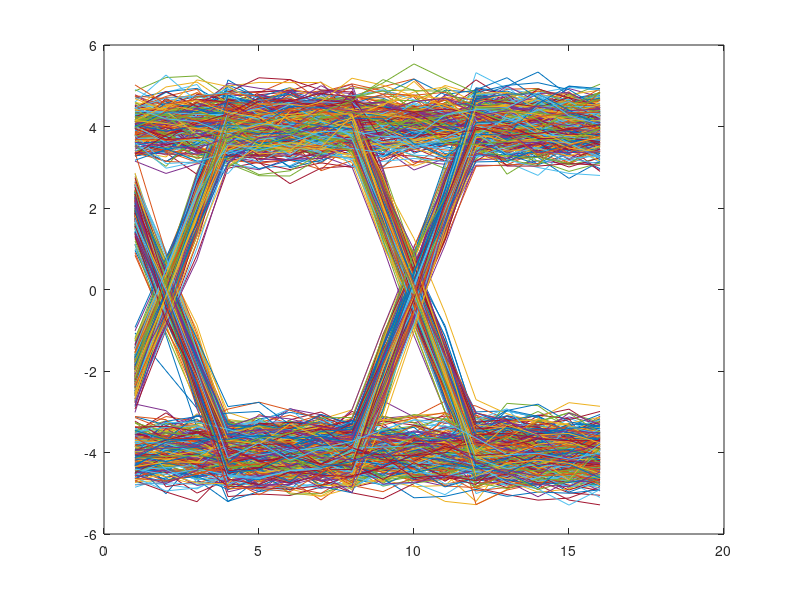

MATLAB code to generate this figure:
clear all;
close all;

alpha = 0.33;
L = 15;
Fe = 24000;
Rb = 3000;%Débit binaire
Tb = 1/Rb;
Te = 1/Fe;
N = 2000;
V = 1;

%Génération de bits

r = randi([0 1],N,1)';

%%Modulateur 1:

Ts = Tb;
Ns = Ts*Fe;

%Mapping

map = 2*V*r-V;

%Création du filtre (rectangle de largeur Ts)

h = ones(1, Ns);

%Filtrage
A = zeros(1, Ns - 1);
mapSe = kron(map, [1 A]);
signal = filter(h, 1, mapSe);



signalmodule = signal;
M = 2;
rabb = 100;
Psig = mean(abs(signalmodule).^2);
sigman = sqrt(Psig*Ns/(2*(log(M)/log(2))*rabb));
bruit = sigman*randn(1,length(signalmodule));
signalmodulebruite = signalmodule + bruit;

h = ones(1, floor(Ns/2));
signaldemodulebruit = filter(h, 1, signalmodulebruite);

n0 = Ns/2;%L'opti est 3/4*Ns
Ebruit = signaldemodulebruit(n0:Ns:end);
res = (Ebruit>0);
teb = mean(abs(res-r));

%Diagramme de l'oeil
plot(reshape(signaldemodulebruit,2*Ns,numel(signaldemodulebruit)/Ns/2))